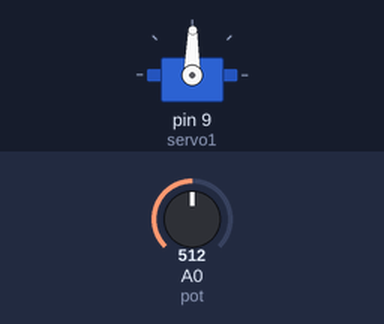
The sketch below on a simulated Arduino Uno, built with avr-gcc and run on an emulated ATmega328P. On the bench: servo. The inputs (shaded band) are chosen by the test bench; at power-on: A0 (pot) = 512.

Above: at 1.2 s.
1.3 s: A0 (pot) set to 716
At 1.9 s:
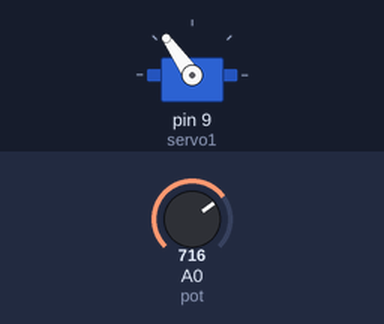
2.8 s: A0 (pot) set to 900
At 3.1 s:
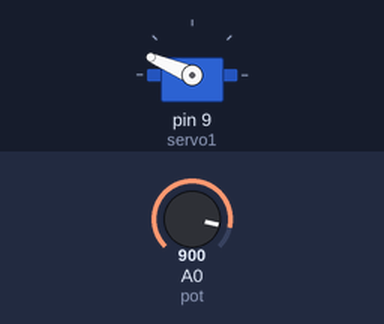
4.3 s: A0 (pot) set to 1023
At 5.4 s:
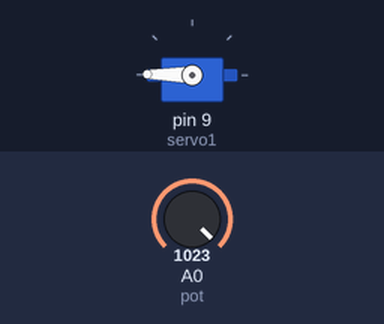
5.8 s: A0 (pot) set to 306
At 6.6 s:
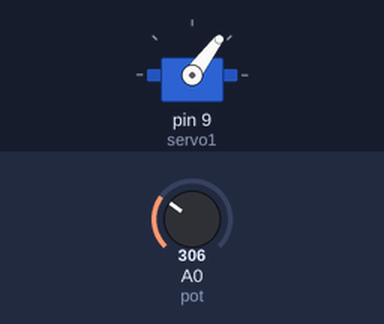
7.3 s: A0 (pot) set to 122
At 7.7 s:
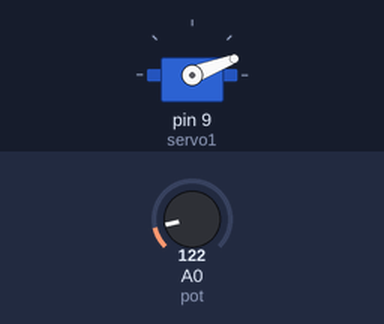
8.8 s: A0 (pot) set to 511
At 10.0 s:
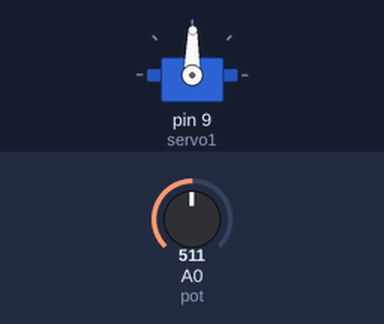
Timing chart, 0 to 11.3 s (numbered marks = the images above; inputs shaded):
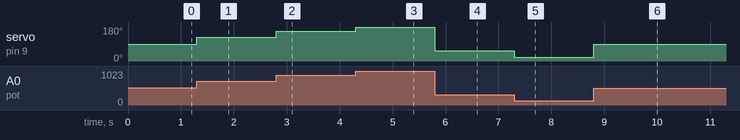

Measured:
- after the input at 1.3 s, servo on pin 9 (servo1): 89° → 125° at once
- after the input at 2.8 s, servo on pin 9 (servo1): 125° → 157° at once
- after the input at 4.3 s, servo on pin 9 (servo1): 157° → 179° at once
- after the input at 5.8 s, servo on pin 9 (servo1): 179° → 53° at once
- after the input at 7.3 s, servo on pin 9 (servo1): 53° → 21° at once
- after the input at 8.8 s, servo on pin 9 (servo1): 21° → 89° at once

The sketch:

Potentiometer_Servo.ino
```cpp
#include <Servo.h>

Servo servo1;

int pot = 0;
int val;

void setup()  {
  servo1.attach(9);
}

void loop()  {
  val = map (analogRead(pot), 0, 1023, 0, 179);
  servo1.write(val);
}
```
